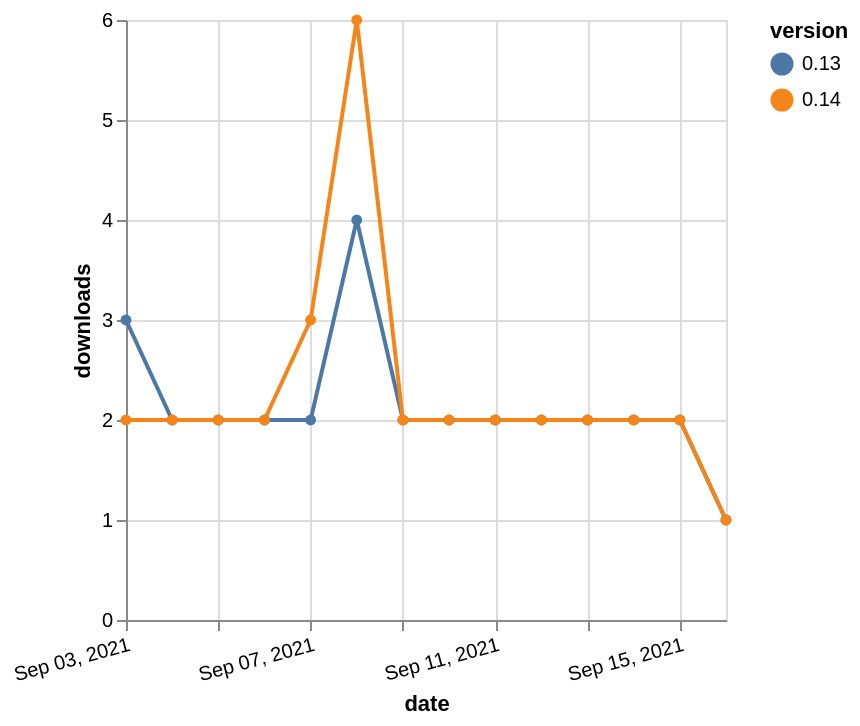

Here is the Vega-Lite specification saved for this chart:
### Vega-Lite specification from a JSON file in a GitHub repository (floating-point values rounded to 4 significant figures)
{"$schema": "https://vega.github.io/schema/vega-lite/v5.json", "description": "A simple bar chart with embedded data.", "data": {"values": [{"date": "2021-09-03", "total": 1233, "delta": 3, "version": "0.13"}, {"date": "2021-09-04", "total": 1235, "delta": 2, "version": "0.13"}, {"date": "2021-09-05", "total": 1237, "delta": 2, "version": "0.13"}, {"date": "2021-09-06", "total": 1239, "delta": 2, "version": "0.13"}, {"date": "2021-09-07", "total": 1241, "delta": 2, "version": "0.13"}, {"date": "2021-09-08", "total": 1245, "delta": 4, "version": "0.13"}, {"date": "2021-09-09", "total": 1247, "delta": 2, "version": "0.13"}, {"date": "2021-09-10", "total": 1249, "delta": 2, "version": "0.13"}, {"date": "2021-09-11", "total": 1251, "delta": 2, "version": "0.13"}, {"date": "2021-09-12", "total": 1253, "delta": 2, "version": "0.13"}, {"date": "2021-09-13", "total": 1255, "delta": 2, "version": "0.13"}, {"date": "2021-09-14", "total": 1257, "delta": 2, "version": "0.13"}, {"date": "2021-09-15", "total": 1259, "delta": 2, "version": "0.13"}, {"date": "2021-09-16", "total": 1260, "delta": 1, "version": "0.13"}, {"date": "2021-09-03", "total": 1269, "delta": 2, "version": "0.14"}, {"date": "2021-09-04", "total": 1271, "delta": 2, "version": "0.14"}, {"date": "2021-09-05", "total": 1273, "delta": 2, "version": "0.14"}, {"date": "2021-09-06", "total": 1275, "delta": 2, "version": "0.14"}, {"date": "2021-09-07", "total": 1278, "delta": 3, "version": "0.14"}, {"date": "2021-09-08", "total": 1284, "delta": 6, "version": "0.14"}, {"date": "2021-09-09", "total": 1286, "delta": 2, "version": "0.14"}, {"date": "2021-09-10", "total": 1288, "delta": 2, "version": "0.14"}, {"date": "2021-09-11", "total": 1290, "delta": 2, "version": "0.14"}, {"date": "2021-09-12", "total": 1292, "delta": 2, "version": "0.14"}, {"date": "2021-09-13", "total": 1294, "delta": 2, "version": "0.14"}, {"date": "2021-09-14", "total": 1296, "delta": 2, "version": "0.14"}, {"date": "2021-09-15", "total": 1298, "delta": 2, "version": "0.14"}, {"date": "2021-09-16", "total": 1299, "delta": 1, "version": "0.14"}]}, "width": "container", "mark": {"type": "line", "point": {"filled": true}}, "encoding": {"x": {"field": "date", "type": "temporal", "timeUnit": "yearmonthdate", "title": "date", "axis": {"labelAngle": -15}}, "y": {"field": "delta", "type": "quantitative", "title": "downloads"}, "color": {"field": "version", "type": "nominal"}, "tooltip": {"field": "delta"}}}
